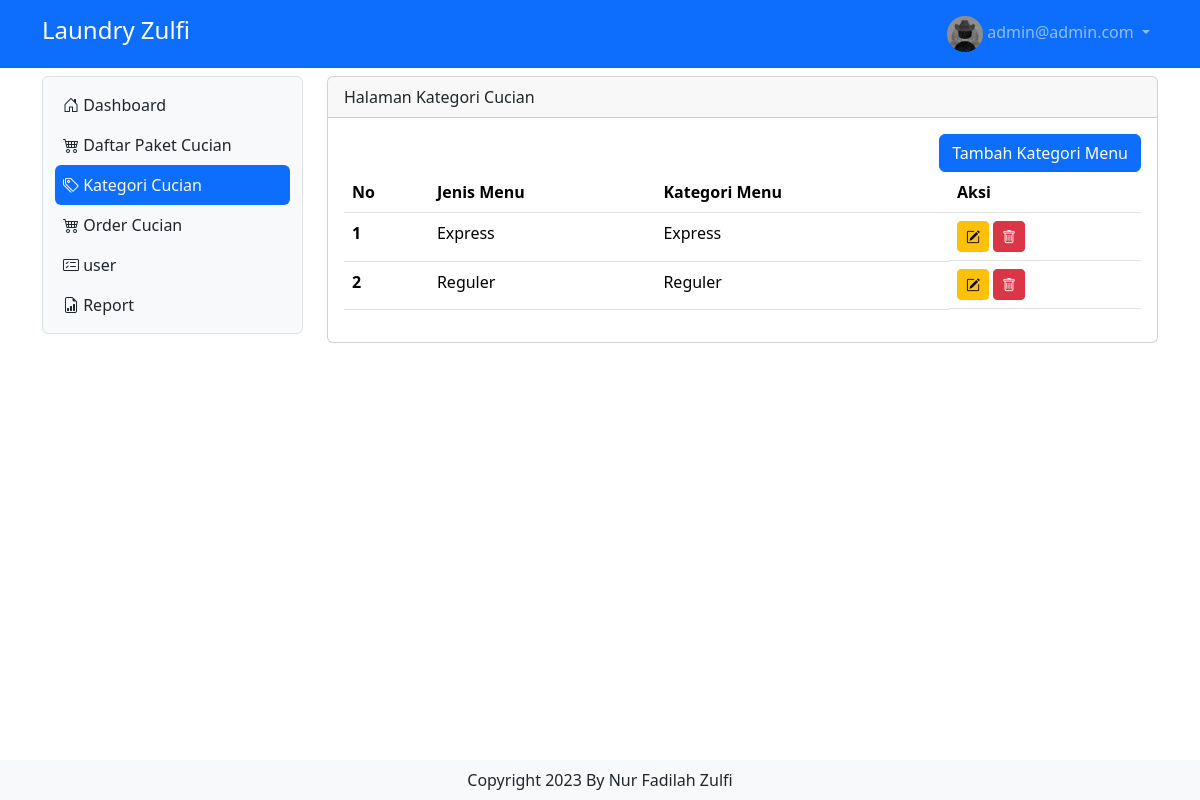
Screenshot of /katmenu (signed in) with the database file from the repository.
### tables this page shows
CREATE TABLE IF NOT EXISTS `tb_user` (
  `id` int NOT NULL AUTO_INCREMENT,
  `nama` varchar(200) DEFAULT NULL,
  `username` varchar(200) DEFAULT NULL,
  `password` varchar(200) DEFAULT NULL,
  `level` int DEFAULT NULL,
  `nohp` varchar(15) DEFAULT NULL,
  `alamat` varchar(300) DEFAULT NULL,
  PRIMARY KEY (`id`)
);

CREATE TABLE IF NOT EXISTS `tb_kategori_menu` (
  `id_kat_menu` int NOT NULL AUTO_INCREMENT,
  `jenis_menu` int DEFAULT NULL,
  `kategori_menu` varchar(50) DEFAULT NULL,
  PRIMARY KEY (`id_kat_menu`) USING BTREE
);

### katmenu.php (the view, shortened to what this page needs)
<?php
include "proses/connect.php";
$query = mysqli_query($conn, "SELECT * FROM tb_kategori_menu");
while ($record = mysqli_fetch_array($query)) {
    $result[] = $record;
}
?>
<div class="col-lg-9 mt-2">
    <div class="card">
        <div class="card-header">
            Halaman Kategori Cucian
        </div>
        <div class="card-body">
            <div class="row">
                <div class="col d-flex justify-content-end">
                    <button class="btn btn-primary" data-bs-toggle="modal" data-bs-target="#ModalTambahUser"> Tambah Kategori Menu</button>
                </div>
            </div>
            <?php
            if (empty($result)) {
                echo "Data user tidak ada";
            } else {
            ?>
                <div class="table-responsive">
                    <table class="table table-hover">
                        <thead>
                            <tr>
                                <th scope="col">No</th>
                                <th scope="col">Jenis Menu</th>
                                <th scope="col">Kategori Menu</th>
                                <th scope="col">Aksi</th>
                            </tr>
                        </thead>
                        <tbody>
                            <?php
                            $no = 1;
                            foreach ($result as $row) {
                            ?>
                                <tr>
                                    <th scope="row">
                                        <?php echo $no++ ?>
                                    </th>
                                    <td>
                                        <?php echo ($row['jenis_menu']==1) ? "Express" : "Reguler" ?>
                                    </td>
                                    <td>
                                        <?php echo $row['kategori_menu'] ?>
                                    </td>
                                    <td class="d-flex">
                                        <button class="btn btn-warning btn-sm me-1" data-bs-toggle="modal" data-bs-target="#ModalEdit<?php echo $row['id_kat_menu'] ?>"><i class="bi bi-pencil-square"></i></i></button>
                                        <button class="btn btn-danger btn-sm me-1" data-bs-toggle="modal" data-bs-target="#ModalDelete<?php echo $row['id_kat_menu'] ?>"><i class="bi bi-trash"></i></i></button>
                                    </td>
                                </tr>
                            <?php
                            }
                            ?>
                        </tbody>
                    </table>
                </div>
            <?php
            }
            ?>
        </div>
    </div>
</div>

### header.php (shortened to what this page needs)
<?php
    include "proses/connect.php";
    $query = mysqli_query($conn, "SELECT * FROM tb_user WHERE username = '$_SESSION[username_decafe]'");
?>
<nav class="navbar navbar-expand navbar-dark bg-primary sticky-top">
    <div class="container-lg">
        <a class="navbar-brand" href="."><h4>Laundry Zulfi</h4></a>
        <div class="collapse navbar-collapse justify-content-end" id="navbarNavDropdown">
            <ul class="navbar-nav">
                <li class="nav-item dropdown">
                    <a class="nav-link dropdown-toggle" href="#" role="button" data-bs-toggle="dropdown" aria-expanded="false">
                    <img src="assets/img/user.jpg" alt="mdo" width="36" height="36" class="rounded-circle">
                        <?php
                        echo $hasil['username'];
                        ?>
                    </a>
                </li>
            </ul>
        </div>
    </div>
</nav>

### rows the page displays
tb_user: username "admin@admin.com"
tb_kategori_menu: jenis_menu "Express", kategori_menu "Express"
tb_kategori_menu: jenis_menu "Reguler", kategori_menu "Reguler"
